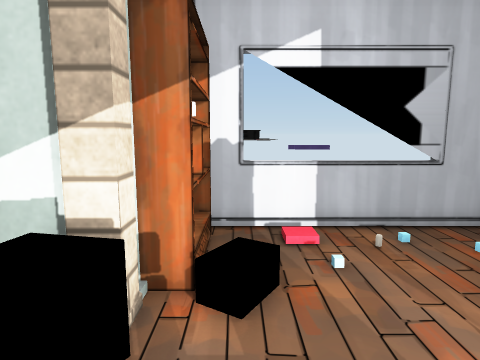
[1] (above)

16 first-person views from a walk through a Unity game level. The camera is 1.3 m above the floor, tilts 8° down and sees 75° across. Doors are open. The floor is counted in squares, 0.5 m on a side. Each view is taken from the middle of a square. On the plan, view 1 faces up. The plan holds only what a view shows up to about 20 squares ahead; the rest is blank. The place goes on beyond the plan. The player is left out. Some animated figures are left out. Some surface patterns are stand-ins.

[2]
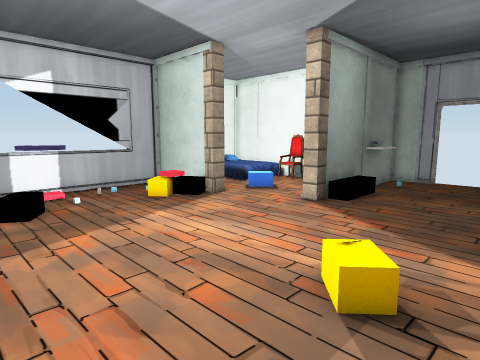

[3]
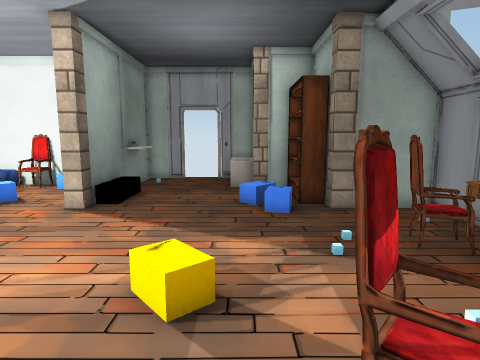

[4]
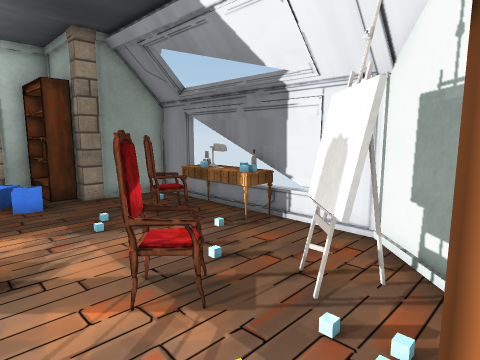

[5]
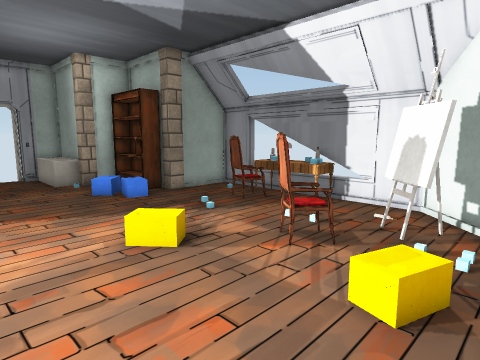

[6]
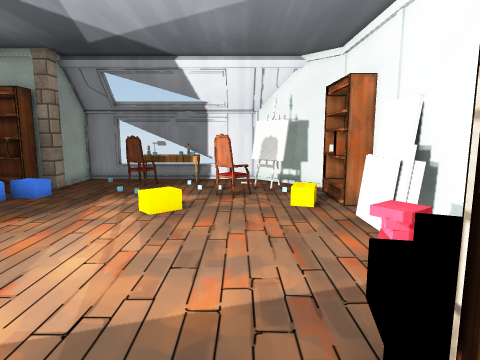

[7]
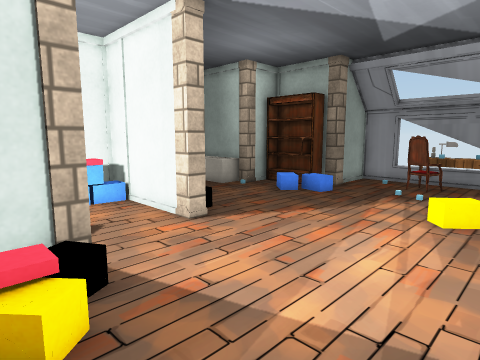

[8]
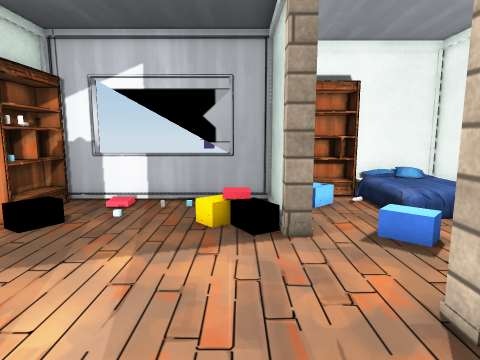

[9]
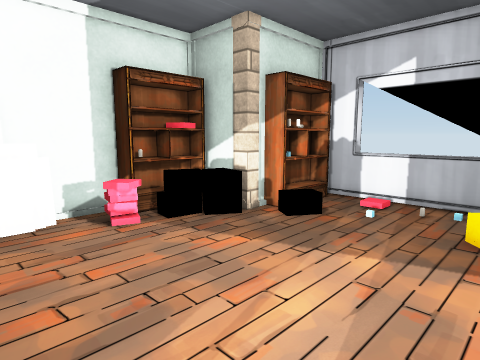

[10]
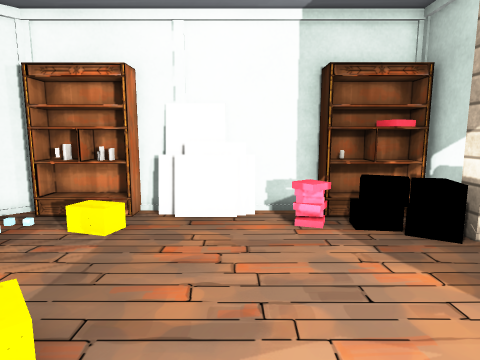

[11]
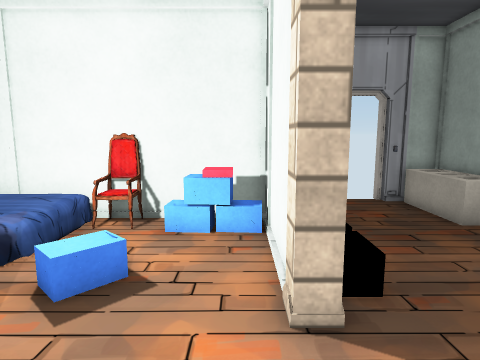

[12]
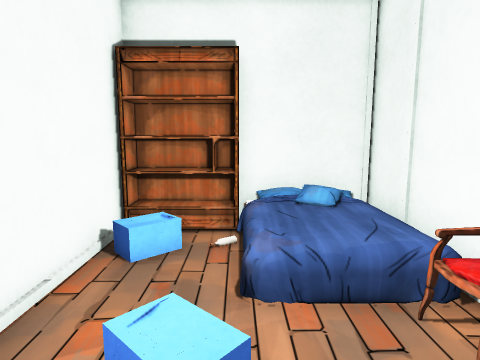

[13]
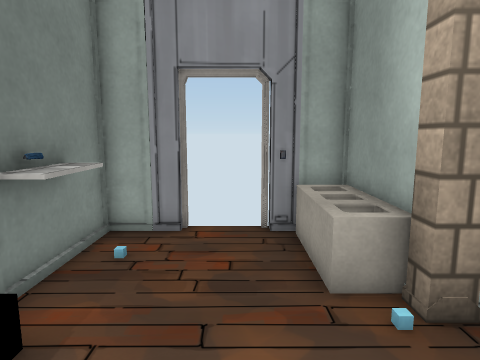

[14]
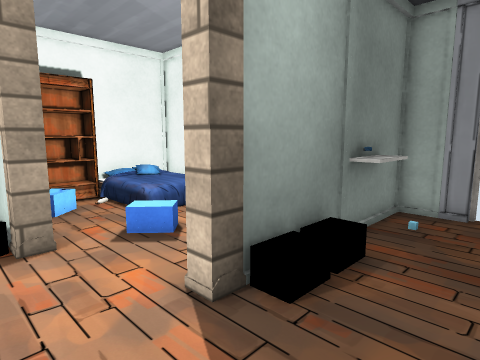

[15]
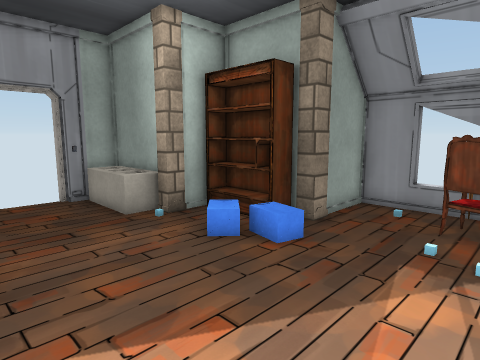

[16]
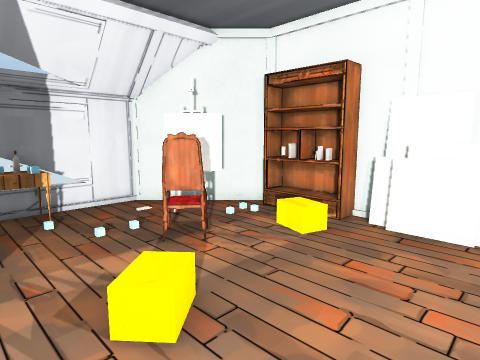

### Floor plan
Key: @ floor where view 1 was taken; # wall or solid block; . main floor; : floor 0.5 m higher than the main floor; / step, stairs or slope; D open door; = window, fence, low wall or low ledge; ^ raised ledge; v drop or lower ground; O other object.
Columns run from 5 left of view 1 to 18 right of it. Each row starts with its distance up from view 1.
 10              OOOO####
  9    ###====####OOO   #
  8    #O.......##O./   #
  7    #O.../...##../   #
  6    #O.......##../:::#
  5    #OO....OO##.....:O
  4 ###O........#O.O...O#
  3 #OvOO...............#
  2 #O O...............O#
  1 #O=................O#
  0 #.=..@........O#########
 -1 #..............OOO.^^###
 -2 #=.................... #
 -3 ##.....................D
 -4 #=.....................D
 -5 #.......O...........O OD
 -6 #O.................OOOO#
 -7 #O...OO.......O...O#####
 -8 #O...OO........OOO##
 -9 #O.#..........OOOOO
-10 ##.O#.....OO..O##
-11  ####.....OO..##
-12   ##...##O#O..#
-13    ############

Where each view was taken, in squares from view 1:
view 1: 0 up, 0 right, facing up
view 2: 7 down, 2 left, facing up-right
view 3: 6 down, 2 left, facing right
view 4: 5 down, 4 left, facing down-right
view 5: 1 down, 4 left, facing down-right
view 6: 6 up, 0 right, facing down
view 7: 6 up, 1 right, facing down-right
view 8: 4 down, 6 right, facing up
view 9: 4 down, 6 right, facing up-left
view 10: 2 down, 6 right, facing left
view 11: 1 up, 5 right, facing right
view 12: 1 up, 11 right, facing up
view 13: 4 down, 9 right, facing right
view 14: 4 down, 6 right, facing up-right
view 15: 1 down, 4 right, facing down-right
view 16: 1 down, 5 right, facing down-left
